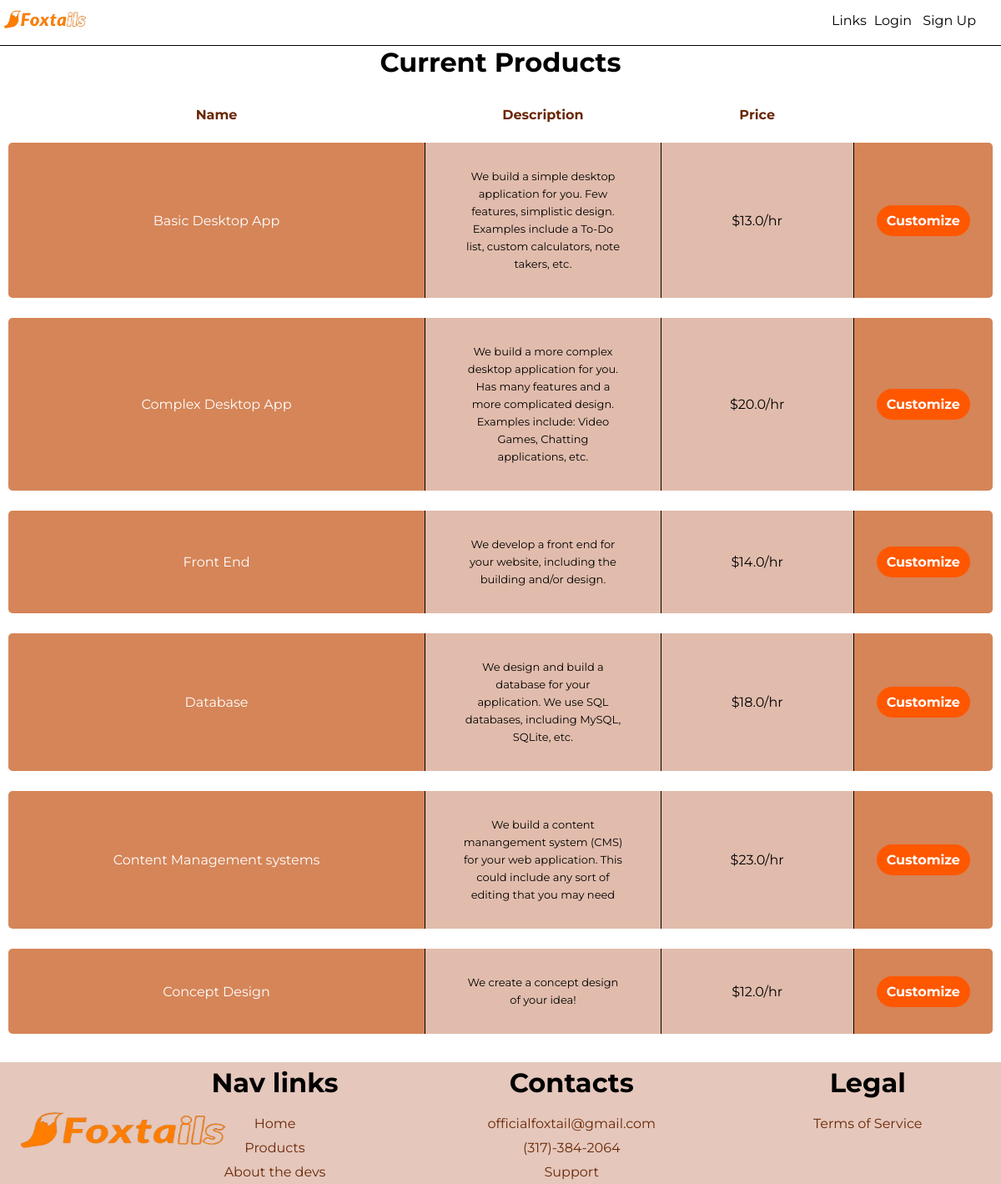
/products, run on an earlier commit of the app's database.
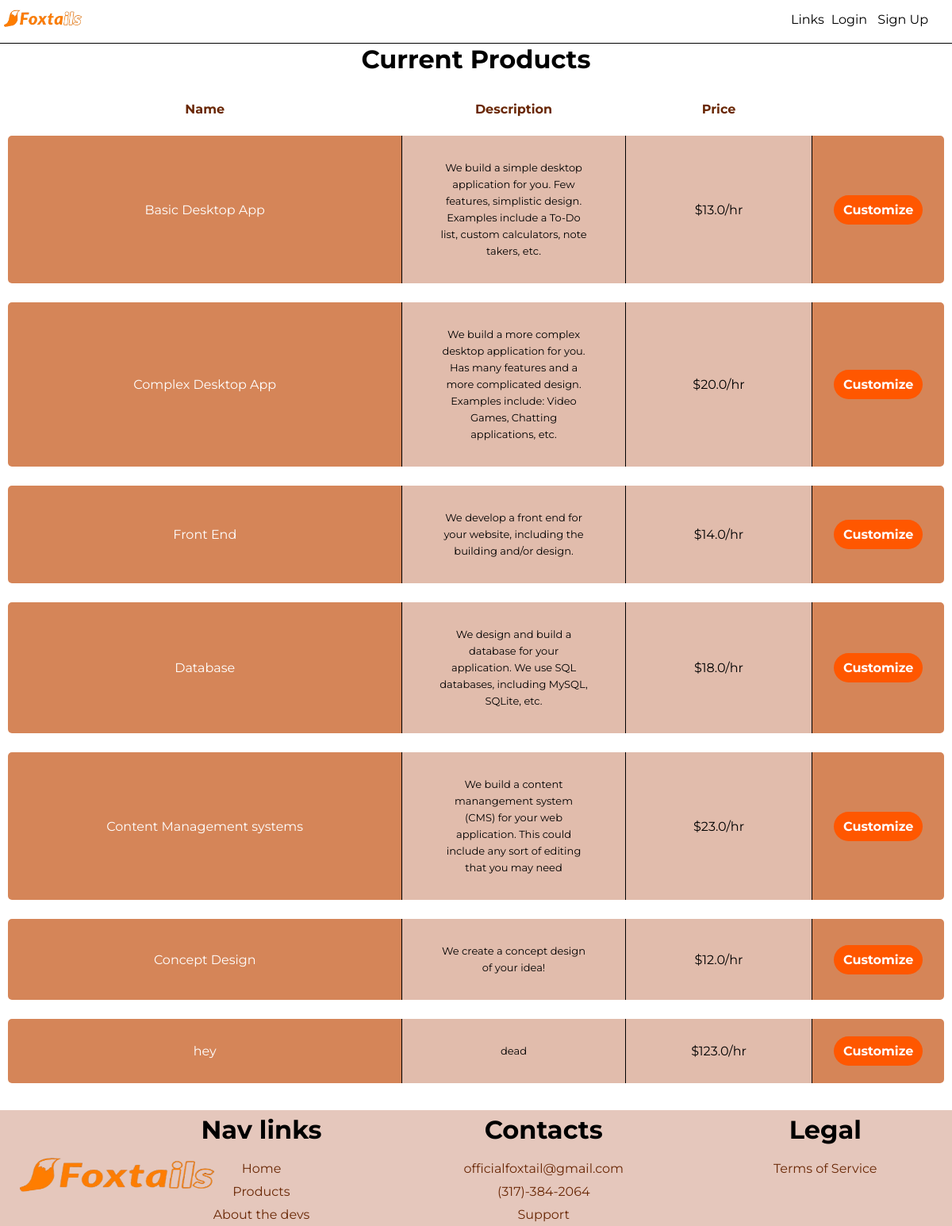
And on a later commit of the database.
### app/models.py (models this page shows, shortened)
class Products(db.Model):
	id = db.Column(db.Integer, primary_key=True)
	name = db.Column(db.String(64), index=True, unique=True)
	desc = db.Column(db.String(128), index=True, unique=True)
	price = db.Column(db.Integer, index=True)

### app/routes.py (the view)
@app.route('/products')
def products():
	product = Products.query.all()
	return render_template('products.html', title="Products", products=product)

### app/templates/products.html
{% extends 'base.html' %}
{% block content %}
    <div class="container-products">
        <h1>Current Products</h1>
        <table>
            <thead>
                <tr class="trhead-products">
                    <th>Name</th>
                    <th class="desc-products">Description</th>
                    <th>Price</th>
                </tr>
            </thead>
            <tbody>
                {% for product in products %}
                    <tr>
                        <td class="name-products">{{ product.name }}</td>
                        <td class="description">{{ product.desc }}</td>
                        <td>${{ product.price }}/hr</td>
                        <th class="button-td-products"><a href="/customize/{{ product.name }}">Customize</a></th>
                    </tr>
                {% endfor %}
            </tbody>
        </table>
    </div>
{% endblock %}

### app/templates/base.html (shortened to what this page needs)
<!DOCTYPE html>
<html>
    <head>
        <link rel="stylesheet" href="../static/style.css">
    </head>
    <body>
        <div id="header">
            <a href="/" style="text-decoration: none;"><input id="favicon" type="image" name="logo" src="../static/logo-1.png" width=100 height=50/></button></a>
            {% if current_user.is_anonymous %}
                <div id="header-links-accounts">
                    <span class="links-header">
                        <button class="dropbtn">Links</button>
                    </span>
                    {% if current_user.is_anonymous %}
                        <span class="account-links-header">
                            <a class="login" href="/account/login">Login</a>
                            <a class="signup" href="/account/register">Sign Up</a>
                        </span>
                    {% else %}
                        <span class="account-links-header-logged-in">
                            <p style="color: white;">{{ current_user.username }}</p>
                            <a class="logout" href="/account/logout">Log Out</a>
                        </span>
                    {% endif %}
                </div>
            {% endif %}
        </div>
        {% block content %}{% endblock %}
        <footer id="footer">
            <p><img src="../static/logo-1.png" alt="Logo Image"></p>
            <div class="nav-links-footer">
                <h1>Nav links</h1>
                <a href="/">Home</a>
                <a href="/products">Products</a>
                <a href="/about_the_devs">About the devs</a>
            </div>
            <div class="contact-us">
                <h1>Contacts</h1>
                <a href="mailto:officialfoxtail@gmail.com">officialfoxtail@gmail.com</a>
                <a href="tel:+3173842064">(317)-384-2064</a>
                <a href="/service">Support</a>
            </div>
            <div class="legal-info">
                <h1>Legal</h1>
                <a href="/terms of service">Terms of Service</a>
            </div>
        </footer>
    </body>
</html>

### app/static/style.css (style rules this page uses)
* { font-family: 'Montserrat', cursive, sans-serif; color: #000; border: 0; padding: 0; margin: 0; }
#header { position: fixed; top: 0; width: 100%; z-index: 2; border-bottom: 1px solid black; background-color: white; }
#header a { padding-left: 5px; }
#header-links-accounts { position: absolute; display: inline-block; top: 15px; right: 30px; }
.links-header { position: relative; float: left; }
.account-links-header { float: right; }
.account-links-header a { text-decoration: none; color: #000; }
.dropbtn { border: 0; padding: 0 4px 0 4px; background-color: transparent; color: #000; font-size: 16px; border-radius: 5px 5px 0 0; }
.login { padding: 0 4px 0 4px; }
#footer { position: relative; width: 100%; background-color: #E5C7BC; display: flex; justify-content: space-around; align-items: flex-start; flex-flow: row wrap; }
#footer img { height: 100px; width: 250px; position: absolute; top: 85px; left: 150px; transform: translate(-50%, -50%); }
.nav-links-footer, .contact-us, .legal-info { display: flex; justify-content: center; align-items: center; flex-flow: column wrap; }
#footer h1 { margin: 5px 0 15px 0; }
#footer a { padding: 5px 10px; text-decoration: none; color: #692705; font-size: 16px; transition: all 0.5s ease-in; }
.container-products { margin-top: 55px; text-align: center; }
.container-products table { border-collapse: separate; border-spacing: 0px 1.5em; position: relative; padding: 10px; width: 100%; }
.container-products thead { width: 100%; }
.container-products tbody { width: 100%; }
.container-products table td { background-color: #E1BCAC; color: black; padding: 30px 45px; line-height: 21px; }
.container-products table th { color: #692705; }
.button-td-products { border-left: 1px solid black; background-color: #D58558; color: #ffffff; line-height: 21px; border-radius: 0 5px 5px 0; }
.container-products table th a { background-color: #FF5700; color: white; padding: 9px 12px; border-radius: 100px; transform: translateX(0px); transition: transform 0.7s; text-decoration: none; }
.container-products table td:first-child { border-radius: 5px 0 0 5px; }
.container-products tr { text-align: center; }
.name-products { background-color: #D58558 !important; color: white !important; }
.description { font-size: 13px; max-width: 100px; background-color: #E1BCAC; border-right: 1px solid black; border-left: 1px solid black; }
#issue-support h1, p { padding-top: 10px; }

What changed in the data, as far as the page shows it:
added Products: name "hey", desc "dead", price "123.0"
